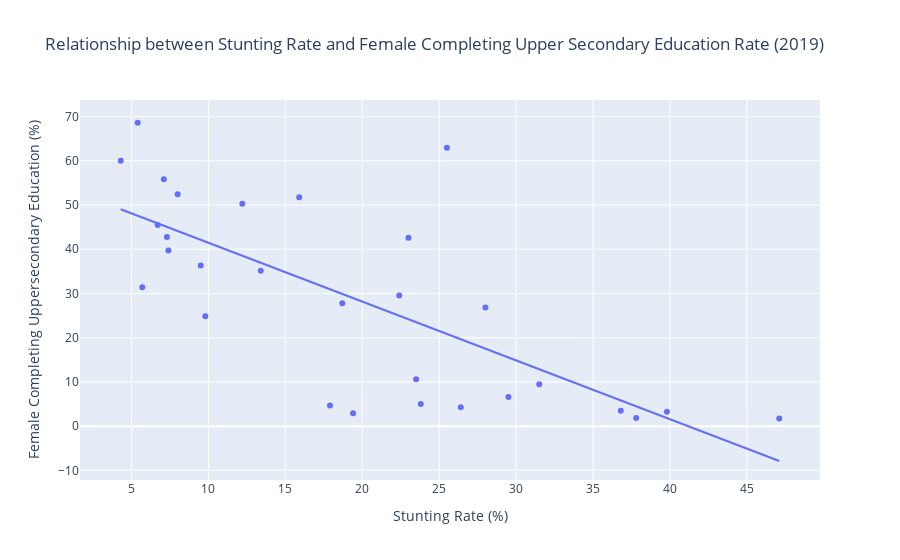

Notebook cell for this chart:
### Markdown cell above
Here, I created a scatter plot using Plotly Express to visualize the relationship between stunting rates and female upper secondary education completion rates for 2019. Each point represents a country, with the stunting rate on the x-axis and the education rate on the y-axis. I also added a trendline (using "OLS" for linear regression) to help show the overall pattern or correlation between the two variables. The goal is to see if there's a noticeable relationship between these factors.

### Code cell
import plotly.express as px

fig = px.scatter(merged_data,
    x = "Stunting Rate (%)",
    y = "Female Completing Uppersecondary Education (%)",
    title = "Relationship between Stunting Rate and Female Completing Upper Secondary Education Rate (2019)",
    trendline = "ols"
)
fig.show()

### Figure 1 — Plotly figure (JSON) as saved in the notebook; plotly's stock layout.template omitted (floating-point values rounded to 4 significant figures)
{"data": [{"hovertemplate": "Stunting Rate (%)=%{x}<br>Female Completing Uppersecondary Education (%)=%{y}<extra></extra>", "legendgroup": "", "marker": {"color": "#636efa", "symbol": "circle"}, "mode": "markers", "name": "", "orientation": "v", "showlegend": false, "type": "scatter", "x": [23.8, 28, 8, 39.8, 7.1, 6.7, 9.8, 23, 36.8, 9.5, 18.7, 7.4, 4.3, 26.4, 19.4, 25.5, 47.1, 31.5, 15.9, 12.2, 17.9, 29.5, 5.4, 37.8, 13.4, 5.7, 22.4, 7.3, 23.5], "xaxis": "x", "y": [4.994, 26.84, 52.41, 3.26, 55.83, 45.49, 24.83, 42.61, 3.456, 36.34, 27.8, 39.74, 59.98, 4.243, 2.895, 62.96, 1.703, 9.469, 51.76, 50.28, 4.689, 6.594, 68.6, 1.841, 35.11, 31.41, 29.53, 42.78, 10.59], "yaxis": "y"}, {"hovertemplate": "<b>OLS trendline</b><br>Female Completing Uppersecondary Education (%) = -1.32993 * Stunting Rate (%) + 54.7537<br>R<sup>2</sup>=0.523085<br><br>Stunting Rate (%)=%{x}<br>Female Completing Uppersecondary Education (%)=%{y} <b>(trend)</b><extra></extra>", "legendgroup": "", "marker": {"color": "#636efa", "symbol": "circle"}, "mode": "lines", "name": "", "showlegend": false, "type": "scatter", "x": [4.3, 5.4, 5.7, 6.7, 7.1, 7.3, 7.4, 8, 9.5, 9.8, 12.2, 13.4, 15.9, 17.9, 18.7, 19.4, 22.4, 23, 23.5, 23.8, 25.5, 26.4, 28, 29.5, 31.5, 36.8, 37.8, 39.8, 47.1], "xaxis": "x", "y": [49.03, 47.57, 47.17, 45.84, 45.31, 45.05, 44.91, 44.11, 42.12, 41.72, 38.53, 36.93, 33.61, 30.95, 29.88, 28.95, 24.96, 24.17, 23.5, 23.1, 20.84, 19.64, 17.52, 15.52, 12.86, 5.812, 4.482, 1.823, -7.886], "yaxis": "y"}], "layout": {"legend": {"tracegroupgap": 0}, "title": {"text": "Relationship between Stunting Rate and Female Completing Upper Secondary Education Rate (2019)"}, "xaxis": {"anchor": "y", "domain": [0, 1], "title": {"text": "Stunting Rate (%)"}}, "yaxis": {"anchor": "x", "domain": [0, 1], "title": {"text": "Female Completing Uppersecondary Education (%)"}}}}
